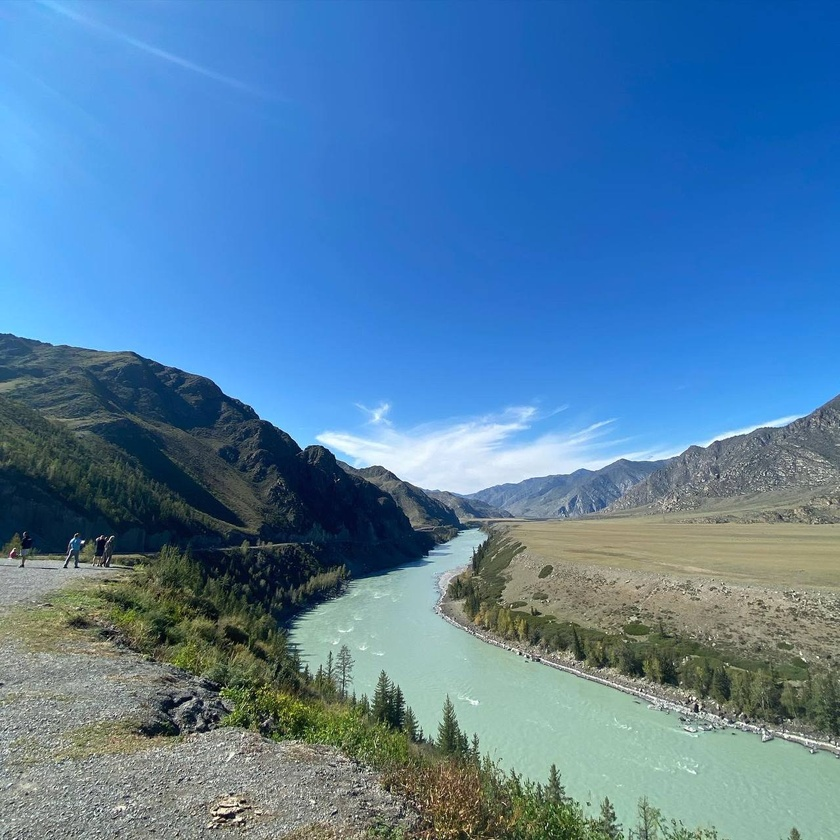
#> input picture LAB 3/altay.jpg, 840 x 840 px, shrunk from 1280 x 1280 before the run
$ python main.py
#> lines starting #> are read from the running program, lines starting #| are printed output that depends on the picture; after the words box and inside, x2 and y2 are one past the last pixel; in counts of white or black regions, pixels touching at a corner belong together
import cv2
import numpy as np
import matplotlib.pyplot as plt
from skimage.util import random_noise

img = cv2.imread('altay.jpg', cv2.IMREAD_GRAYSCALE).astype(np.float32) / 255  #original image
#> img: shape (840, 840) float32; min 0, max 1, mean 0.463
# точечный (соль/перец) шум
salt_paper = random_noise(img, mode='s&p', amount=0.4, salt_vs_pepper=0.6).astype(np.float32)
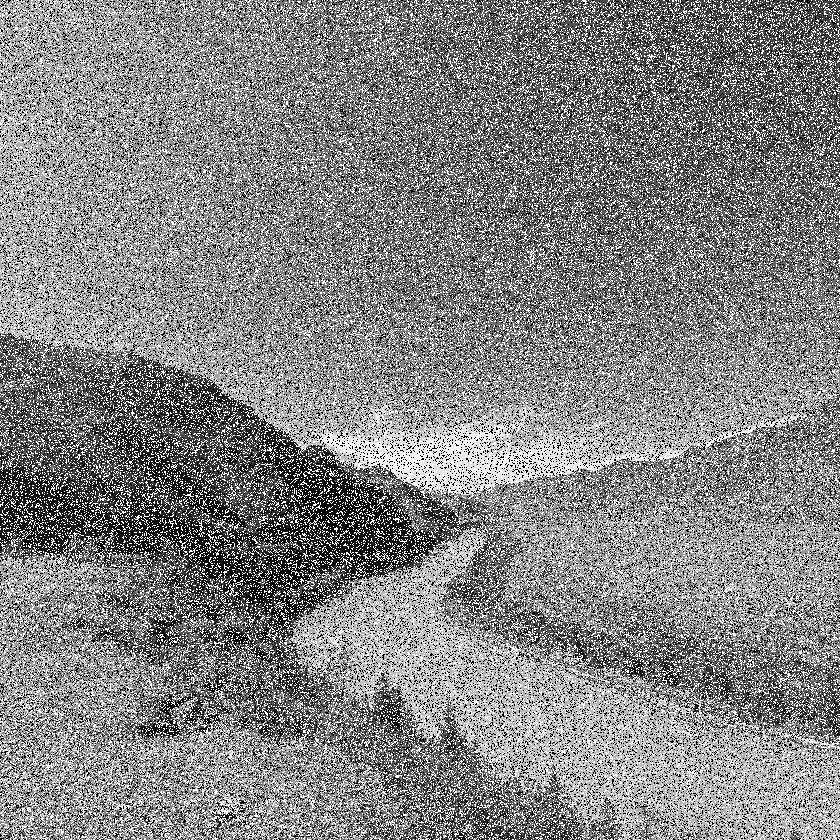
#> salt_paper: shape (840, 840) float32; min 0, max 1, mean 0.518
#Аддитивный шум
additive = random_noise(img, mode='gaussian', mean=0, var=0.08).astype(np.float32)
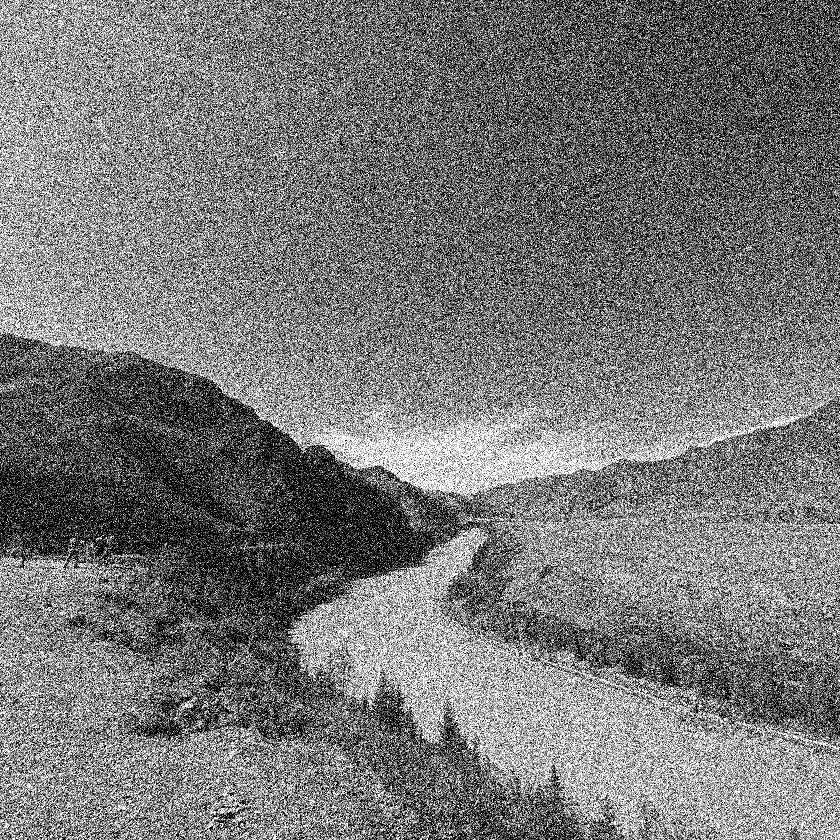
#> additive: shape (840, 840) float32; min 0, max 1, mean 0.468
#Мультипликативный шум
specle = random_noise(img, mode='speckle', mean=0, var=0.08).astype(np.float32)
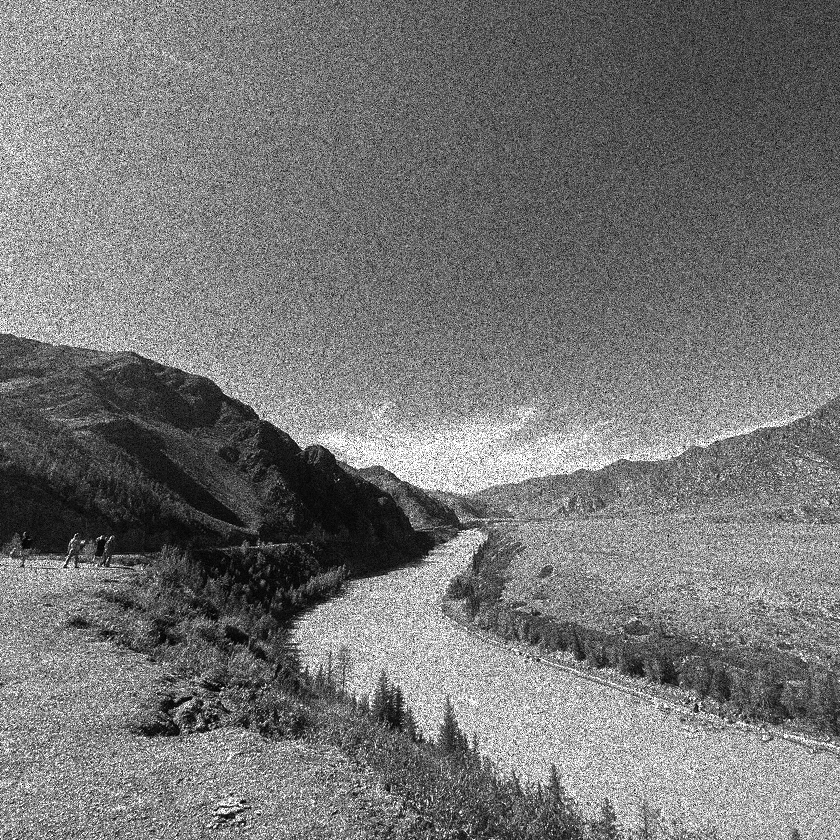
#> specle: shape (840, 840) float32; min 0, max 1, mean 0.461
#Шум квантования
quant = random_noise(img, mode='poisson').astype(np.float32)
#Генерация шумов
# [379 lines left out: functions noise_generator, lowfreq_filtering, Contrgarmonic_filter, salt_or_paper, unlinear_filtering, weight_rank_filter and 5 more, not called in this run]

#Высокочастотная фильтрация
def highfreq_filtering(I):
    Gx = np.array([[1, 0], [0, -1]])
    Gy = np.array([[0, 1], [-1, 0]])
    I_x = cv2.filter2D(I, -1, Gx)
    I_y = cv2.filter2D(I, -1, Gy)
    I_roberts = cv2.magnitude(I_x, I_y)

    sobelx = cv2.Sobel(I, -1, 1, 0)
    sobely = cv2.Sobel(I, -1, 0, 1)
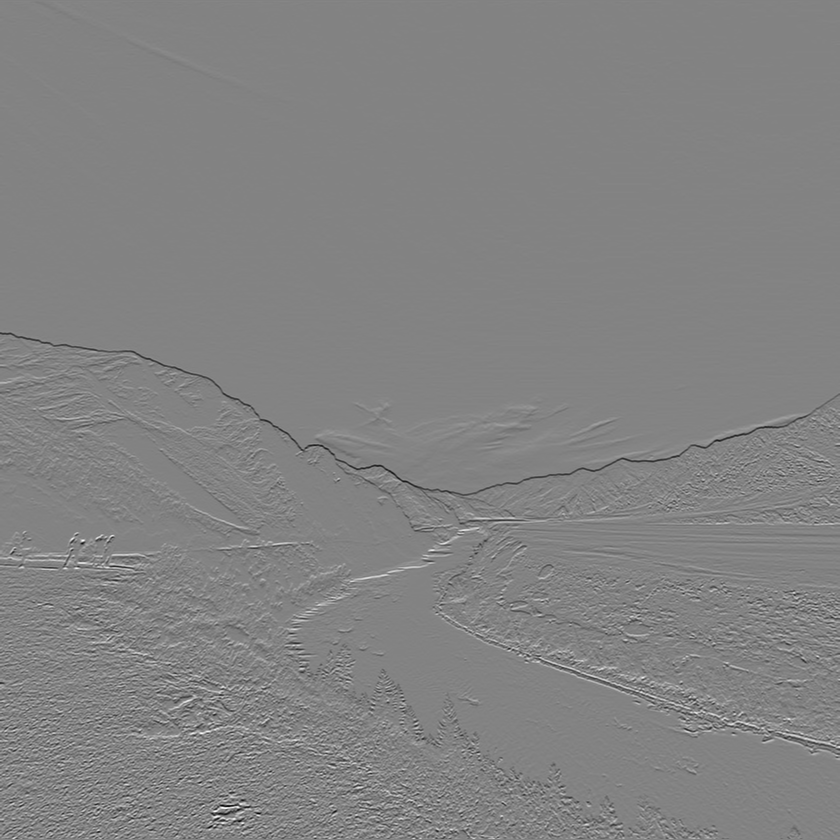
#> sobely: shape (840, 840) float32; min -3.52, max 3.34, mean 0.000745; drawn with min black and max white
    I_sobel = cv2.magnitude(sobelx, sobely)

    I_laplacian = np.absolute(cv2.Laplacian(I, -1))

    Gx = np.array([[-1, 0, 1], [-1, 0, 1], [-1, 0, 1]])
    Gx = np.array([[-1, -1, -1], [0, 0, 0], [1, 1, 1]])
    I_x = cv2.filter2D(I, -1, Gx)
    I_y = cv2.filter2D(I, -1, Gy)
    I_previtt = cv2.magnitude(I_x, I_y)
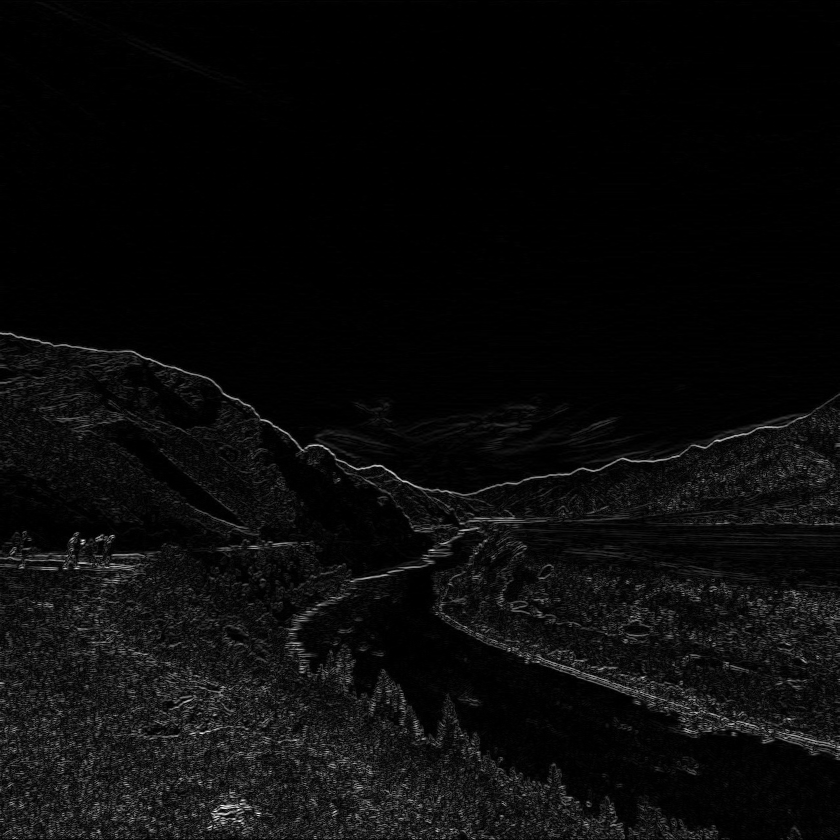
#> I_previtt: shape (840, 840) float32; min 0, max 2.67, mean 0.111; drawn with min black and max white

    I_int = np.round(255 * I, 0).astype(np.uint8)
    I_canny = cv2.Canny(I_int, 90, 200)
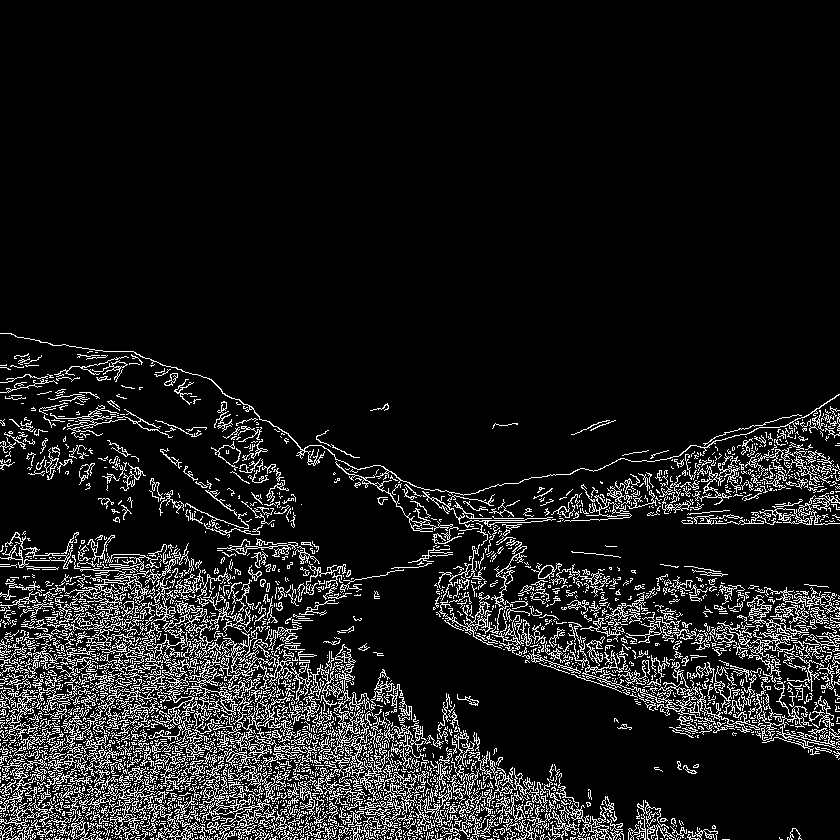
#> I_canny: shape (840, 840); 10.4% white in thin lines or dots, all inside (x1, y1, x2, y2) = (0, 333, 840, 840)

    f, ax = plt.subplots(5, 1, figsize=(5, 20))
    f.suptitle('Высокочастотная фильтрация', fontsize=14, ha='center', fontweight='bold')

    ax[0].imshow(I_roberts, cmap='gray')
    ax[0].set_title('фильтр Робертса')

    ax[1].imshow(I_sobel, cmap='gray')
    ax[1].set_title('фильтр Собеля')

    ax[2].imshow(I_laplacian, cmap='gray')
    ax[2].set_title('фильтр Лапласа')

    ax[3].imshow(I_previtt, cmap='gray')
    ax[3].set_title('фильтр Превитта')

    ax[4].imshow(I_canny, cmap='gray')
    ax[4].set_title('фильтр Кэнни')

    ax[0].axis('off')
    ax[1].axis('off')
    ax[2].axis('off')
    ax[3].axis('off')
    ax[4].axis('off')
    plt.subplots_adjust(top=0.95, wspace=-0.5)
    plt.show()

# [7 lines of commented-out code are left out]
highfreq_filtering(img)
